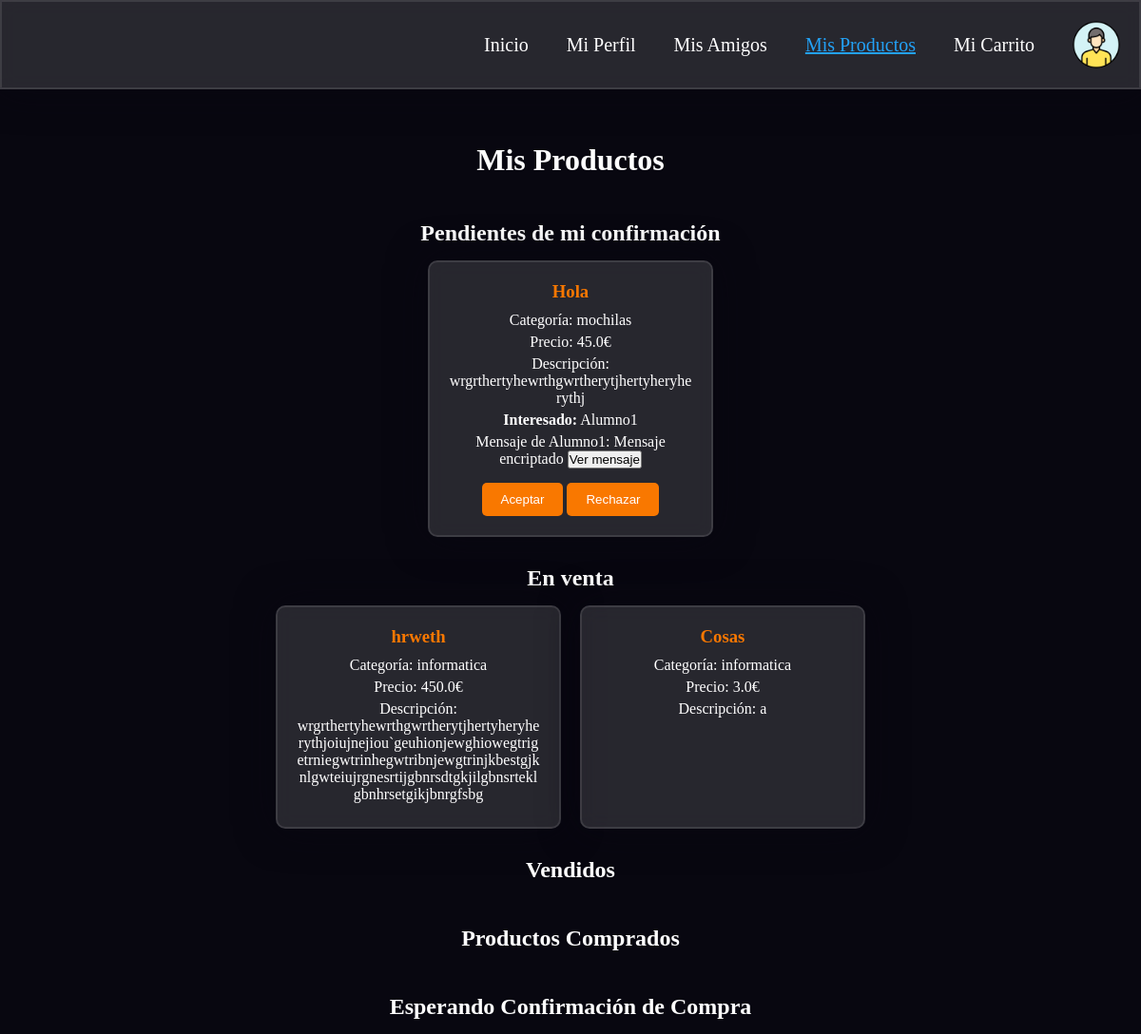
Before: /productos (signed in) with the older database file.
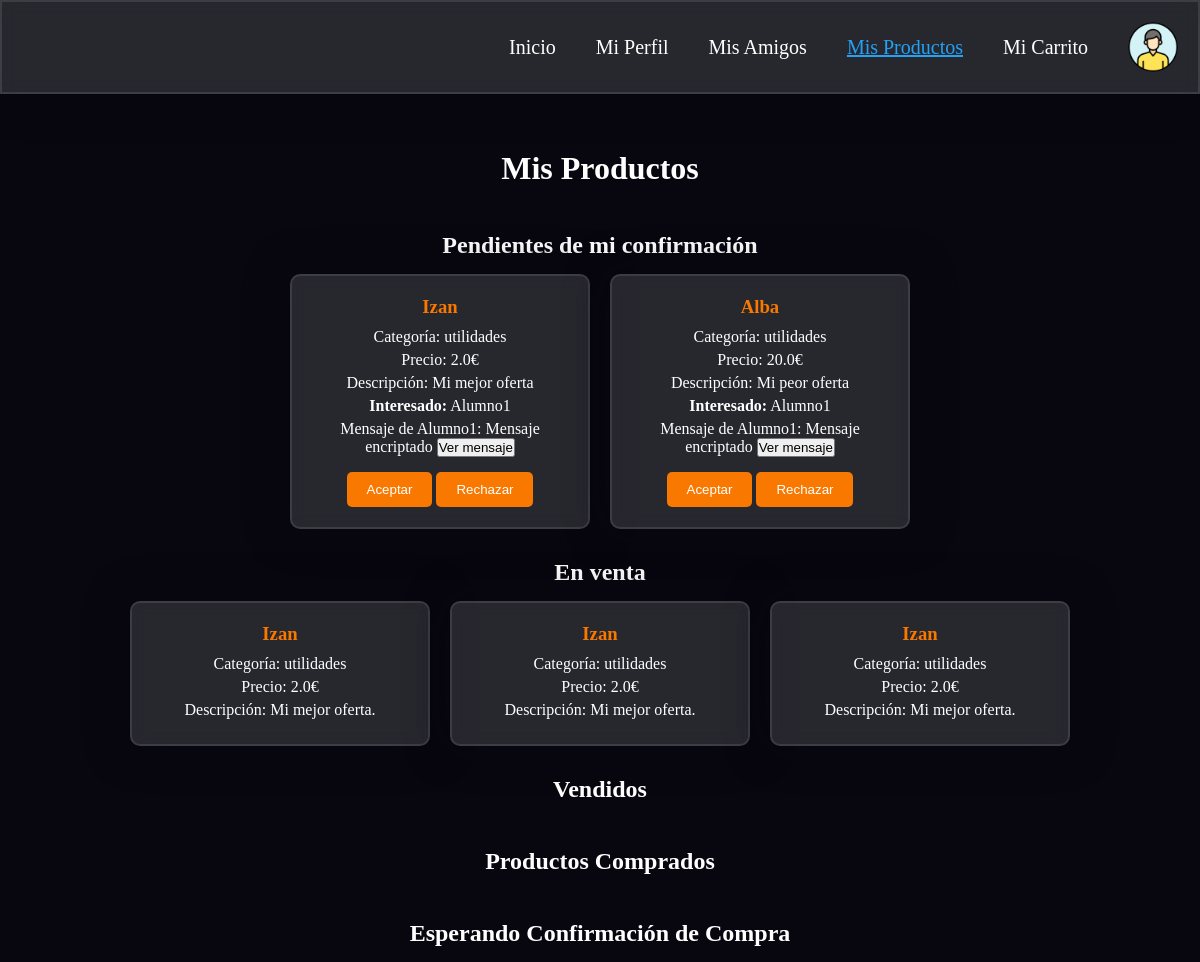
After: the same page with the newer database file.
### app.py (models this page shows)
class Product(db.Model):
    __tablename__ = 'products'
    id = db.Column(db.Integer, primary_key=True)
    name = db.Column(db.String(80), nullable=False)
    category = db.Column(db.String(80), nullable=False)
    price = db.Column(db.Float, nullable=False)
    description = db.Column(db.String(200), nullable=False)
    status = db.Column(db.String(20), nullable=False, default='en venta')
    seller_id = db.Column(db.Integer, db.ForeignKey('users.id'), nullable=False)
    buyer_id = db.Column(db.Integer, db.ForeignKey('users.id'), nullable=True)
    message = db.Column(db.String(200), nullable=True)
    created_at = db.Column(db.String(120), nullable=False)

class User(db.Model):
    __tablename__ = 'users'
    id = db.Column(db.Integer, primary_key=True)
    username = db.Column(db.String(80), unique=True, nullable=False)
    nombre = db.Column(db.String(80), nullable=False)
    ciudad = db.Column(db.String(80), nullable=False)
    email = db.Column(db.String(120), unique=True, nullable=False)
    bank_account = db.Column(db.String(50), nullable=False, default="")  # Usar cadena vacía como valor por defecto
    key = db.Column(db.String(64), nullable=False)
    salt = db.Column(db.String(32), nullable=False)
    created_at = db.Column(db.String(120), nullable=False)
    updated_at = db.Column(db.String(120), nullable=False)
    objetos_vendidos = db.Column(db.String(200), nullable=True, default="")
    objetos_comprados = db.Column(db.String(200), nullable=True, default="")
    products_sold = db.relationship('Product', backref='seller', lazy=True, foreign_keys='Product.seller_id')
    products_bought = db.relationship('Product', backref='buyer', lazy=True, foreign_keys='Product.buyer_id')

### app.py (the view)
@app.route('/productos')
def productos():
    user_id = session.get('user_id')
    productos_pendientes = Product.query.filter_by(seller_id=user_id, status='pendiente de confirmación').all()
    productos_en_venta = Product.query.filter_by(seller_id=user_id, status='en venta').all()
    productos_vendidos = Product.query.filter_by(seller_id=user_id, status='vendido').all()
    return render_template('productos.html',
                           productos_pendientes=productos_pendientes,
                           productos_en_venta=productos_en_venta,
                           productos_vendidos=productos_vendidos)

### templates/productos.html (shortened to what this page needs)
<!DOCTYPE html>
<html lang="en">
<head>
    <link rel="stylesheet" type="text/css" href="{{ url_for('static', filename='styles/productos.css') }}">
</head>
<body>
    <nav>
        <a href="{{ url_for('app_route') }}">Inicio</a>
        <a href="{{ url_for('perfil') }}">Mi Perfil</a>
        <a href="{{ url_for('amigos') }}">Mis Amigos</a>
        <a class="selected" href="{{ url_for('productos') }}">Mis Productos</a>
        <a href="{{ url_for('carrito') }}">Mi Carrito</a>
        <img src="{{ url_for('static', filename='imagenes/perfil.png') }}" alt="Perfil">
    </nav>
    <h1>Mis Productos</h1>
    <h2>Pendientes de mi confirmación</h2>
    <div class="product-list">
        {% for producto in productos_pendientes %}
            <div class="product-card">
                <h3>{{ producto.name }}</h3>
                <p>Categoría: {{ producto.category }}</p>
                <p>Precio: {{ producto.price }}€</p>
                <p>Descripción: {{ producto.description }}</p>
                <p><strong>Interesado:</strong> {{ producto.buyer.username }}</p>
                <p>
                Mensaje de {{ producto.buyer.username }}:
                <span id="encrypted-message-{{ producto.id }}">Mensaje encriptado</span>
                <button onclick="decryptMessage({{ producto.id }})">Ver mensaje</button>
                </p>
                <form action="{{ url_for('validar_compra') }}" method="post" style="display: inline-block;">
                    <input type="submit" value="Aceptar">
                </form>
                <form action="{{ url_for('rechazar_compra') }}" method="post" style="display: inline-block;">
                    <input type="submit" value="Rechazar">
                </form>
            </div>
        {% endfor %}
    </div>
    <h2>En venta</h2>
    <div class="product-list">
        {% for producto in productos_en_venta %}
            <div class="product-card">
                <h3>{{ producto.name }}</h3>
                <p>Categoría: {{ producto.category }}</p>
                <p>Precio: {{ producto.price }}€</p>
                <p>Descripción: {{ producto.description }}</p>
            </div>
        {% endfor %}
    </div>
    <h2>Vendidos</h2>
    <h2>Productos Comprados</h2>
    <h2>Esperando Confirmación de Compra</h2>
</body>
</html>

### static/styles/productos.css (style rules this page uses)
*, *:before, *:after { padding: 0; margin: 0; box-sizing: border-box; }
body { background-color: #080710; display: flex; flex-direction: column; justify-content: flex-start; align-items: center; min-height: 100vh; overflow-y: auto; position: relative; }
nav { width: 100%; display: flex; justify-content: flex-end; align-items: center; background-color: rgba(255, 255, 255, 0.13); padding: 20px; border-radius: 0; backdrop-filter: blur(10px); border: 2px solid rgba(255, 255, 255, 0.1); box-shadow: 0 0 40px rgba(8, 7, 16, 0.6); position: fixed; top: 0; left: 0; z-index: 1000; }
nav a { color: #fff; text-decoration: none; margin: 0 20px; font-size: 20px; transition: transform 0.3s; }
nav img { width: 50px; height: 50px; border-radius: 50%; margin-left: 20px; }
.selected { color: #23a2f6; text-decoration: #23a2f6 underline; }
h1, h2 { text-align: center; color: #ffffff; margin-bottom: 15px; }
h1 { margin-top: 150px; }
h2 { margin-top: 30px; }
.product-list { display: flex; flex-wrap: wrap; gap: 20px; color: white; justify-content: center; }
.product-card { background-color: rgba(255, 255, 255, 0.13); border: 2px solid rgba(255, 255, 255, 0.1); border-radius: 10px; box-shadow: 0 0 40px rgba(8, 7, 16, 0.6); padding: 20px; width: 300px; text-align: center; backdrop-filter: blur(10px); }
.product-card h3 { color: #f97800; margin: 0 0 10px; }
.product-card p { margin: 5px 0; color: #ffffff; word-wrap: break-word; }
input[type="submit"] { background-color: #f97800; color: #fff; padding: 10px 20px; border: none; border-radius: 5px; cursor: pointer; transition: transform 0.3s; }
form { margin-top: 10px; }

Changed rows visible on the page:
removed Product: name "Hola", category "mochilas", price "45.0", description "wrgrthertyhewrthgwrtherytjhertyheryherythj", buyer.username "Alumno1", shown under "Pendientes de mi confirmación"
removed Product: name "hrweth", category "informatica", price "450.0", description "wrgrthertyhewrthgwrtherytjhertyheryherythjoiujnejiou`geuhionjewghiowegtrigetrniegwtrinhegwtribnjewgtrinjkbestgjknlgwteiujrgnesrtijgbnrsdtgkjilgbnsrteklgbnhrsetgikjbnrgfsbg", shown under "En venta"
removed Product: name "Cosas", category "informatica", price "3.0", description "a", shown under "En venta"
added Product: name "Izan", category "utilidades", price "2.0", description "Mi mejor oferta", buyer.username "Alumno1", shown under "Pendientes de mi confirmación"
added Product: name "Alba", category "utilidades", price "20.0", description "Mi peor oferta", buyer.username "Alumno1", shown under "Pendientes de mi confirmación"
added Product: name "Izan", category "utilidades", price "2.0", description "Mi mejor oferta.", shown under "En venta"
added Product: name "Izan", category "utilidades", price "2.0", description "Mi mejor oferta.", shown under "En venta"
added Product: name "Izan", category "utilidades", price "2.0", description "Mi mejor oferta.", shown under "En venta"
